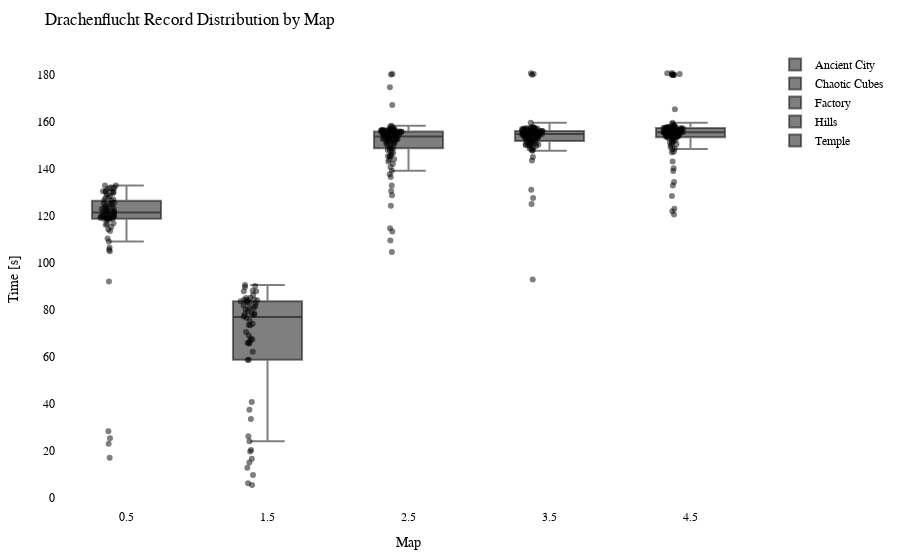

This figure's notebook cell:
### Code cell
import plotly.graph_objects as go
import plotly.io as pio

df = getRecordsDataframe(minigame="Drachenflucht")

# Calculate the offset for centering the data points
num_columns = len(df.columns)
offset = 0.5

# Create a Swarm plot using Plotly
fig = go.Figure()

for i, column in enumerate(df.columns):
    x_values = [i + offset] * len(df[column])  # Adjust x-values with offset for horizontal centering
    fig.add_trace(go.Box(x=x_values,
                         y=df[column],
                         name=column,
                         boxpoints='all',
                         pointpos=-0.5,  # Adjust point position to prevent overlapping
                         marker=dict(color='rgba(0,0,0,0.5)', size=6),  # Adjust marker color and size
                         hovertext=df.index,
                         hoverinfo='text+y'))

fig.update_layout(title="Drachenflucht Record Distribution by Map",
                  xaxis=dict(title="Map"),
                  yaxis=dict(title="Time [s]"),
                  showlegend=True,
                  font=dict(family="Arial", size=12, color="black"),  # Customize font
                  plot_bgcolor="white",  # Set background color
                  margin=dict(l=50, r=50, t=50, b=50),  # Adjust margins for better layout
                  )

pio.show(fig)

pio.write_html(fig, "out/drache_swarm_plot.html")

### Figure 1 — Plotly figure (JSON) as saved in the notebook; plotly's stock layout.template omitted (floating-point values rounded to 4 significant figures)
{"data": [{"boxpoints": "all", "hoverinfo": "text+y", "hovertext": ["20LeRe10", "agowskyy", "Allooy", "Anni808", "Axollotel", "BacardiSprite", "bawskey", "BusinessBent", "ByNetherdude", "byTobi", "cediiiiii_10", "Chander24", "Chrisi20101", "crocodile1870", "cxl1lo", "DarkCobweb", "deadfiight", "DerBaumIstDerWeg", "Dokkkkko", "Ex4cted", "Falke23_5", "Feinberg", "Fflopse", "ForceFox", "Freeeedom", "frutigall", "GamemasterNiki", "GeneralEnte06", "Gerrygames", "Gobo9", "GrafikKatze", "Grapfen", "Gummibearchen", "H1ghsay", "h4nnes", "Harold_Sensemann", "HerrDante", "Jan2220", "JennieKim", "jimmi1410", "JOW23", "Joy_8oy", "JustK1lling", "KakaMC", "Kanickelul", "Keenaai", "Kokochampi", "Kokochampo", "Kopfradio", "Krusti", "Kyuudo", "LeWi_100", "Livgo", "lizsyy", "LordAlexos", "Lubottus", "Luis_XYZ", "M0orey_0", "marbrueck", "Martomias", "Mincheeen", "MrNulfred", "Mvsk_", "Nexilus", "Ninivee", "officialryzon", "Oronor", "PedroZockt", "Picutar", "PixlNight", "PolizeiDreamy", "Radattel", "Radiokopf", "Raefinzs", "Ritokii", "rXzEr_Justin", "Sackkerl", "SB387", "schmaarek", "ScreamingBlatz", "Sebi1801", "Seemops_8", "Sey__", "Shiewk", "Snitcherella", "SpeckyCut", "StaudammAusHolz", "TheBreadHD", "Tomiokey", "tsuneee", "twitchparaskiill", "Txlentierter", "Umgfoin", "WirdNichtGeladen", "Wissender", "xBaumeisterin", "xX_Dima_ggg_Xx6", "xX_Masha_ggg_Xx9", "ymq_", "yzvm", "zTotito", "_n3d", "_Waldi_"], "marker": {"color": "rgba(0,0,0,0.5)", "size": 6}, "name": "Ancient City", "pointpos": -0.5, "type": "box", "x": [0.5, 0.5, 0.5, 0.5, 0.5, 0.5, 0.5, 0.5, 0.5, 0.5, 0.5, 0.5, 0.5, 0.5, 0.5, 0.5, 0.5, 0.5, 0.5, 0.5, 0.5, 0.5, 0.5, 0.5, 0.5, 0.5, 0.5, 0.5, 0.5, 0.5, 0.5, 0.5, 0.5, 0.5, 0.5, 0.5, 0.5, 0.5, 0.5, 0.5, 0.5, 0.5, 0.5, 0.5, 0.5, 0.5, 0.5, 0.5, 0.5, 0.5, 0.5, 0.5, 0.5, 0.5, 0.5, 0.5, 0.5, 0.5, 0.5, 0.5, 0.5, 0.5, 0.5, 0.5, 0.5, 0.5, 0.5, 0.5, 0.5, 0.5, 0.5, 0.5, 0.5, 0.5, 0.5, 0.5, 0.5, 0.5, 0.5, 0.5, 0.5, 0.5, 0.5, 0.5, 0.5, 0.5, 0.5, 0.5, 0.5, 0.5, 0.5, 0.5, 0.5, 0.5, 0.5, 0.5, 0.5, 0.5, 0.5, 0.5, 0.5, 0.5, 0.5], "y": [116.9, null, 116.3, 118.9, null, null, null, 123.2, 119.8, 124.4, 133.0, 23.01, 109.2, 127.6, 110.5, 128.1, null, null, null, 129.8, null, 123.9, 130.2, 126.7, 121.6, null, 106.5, 123.6, 131.6, 133.0, 120.7, 130.5, null, null, 125.6, 121.8, 131.9, 125.1, 114.3, null, 131.6, null, 115.3, 130.5, 122.1, 119.9, 119.6, 118.9, null, 120.7, 118.7, 125.3, 119.1, 130.2, 127.0, 119.8, 17.04, null, 122.0, 123.0, null, null, 122.0, 113.6, 118.3, null, 125.3, 131.9, null, 130.2, 119.2, null, 28.34, 105.0, 121.7, 123.4, null, 25.32, 120.4, 122.9, null, null, 128.5, 120.4, 105.7, 119.3, 121.5, null, 116.6, null, 121.0, null, 119.6, 129.0, null, 118.9, 119.1, null, 119.0, null, 92.11, 126.4, null]}, {"boxpoints": "all", "hoverinfo": "text+y", "hovertext": ["20LeRe10", "agowskyy", "Allooy", "Anni808", "Axollotel", "BacardiSprite", "bawskey", "BusinessBent", "ByNetherdude", "byTobi", "cediiiiii_10", "Chander24", "Chrisi20101", "crocodile1870", "cxl1lo", "DarkCobweb", "deadfiight", "DerBaumIstDerWeg", "Dokkkkko", "Ex4cted", "Falke23_5", "Feinberg", "Fflopse", "ForceFox", "Freeeedom", "frutigall", "GamemasterNiki", "GeneralEnte06", "Gerrygames", "Gobo9", "GrafikKatze", "Grapfen", "Gummibearchen", "H1ghsay", "h4nnes", "Harold_Sensemann", "HerrDante", "Jan2220", "JennieKim", "jimmi1410", "JOW23", "Joy_8oy", "JustK1lling", "KakaMC", "Kanickelul", "Keenaai", "Kokochampi", "Kokochampo", "Kopfradio", "Krusti", "Kyuudo", "LeWi_100", "Livgo", "lizsyy", "LordAlexos", "Lubottus", "Luis_XYZ", "M0orey_0", "marbrueck", "Martomias", "Mincheeen", "MrNulfred", "Mvsk_", "Nexilus", "Ninivee", "officialryzon", "Oronor", "PedroZockt", "Picutar", "PixlNight", "PolizeiDreamy", "Radattel", "Radiokopf", "Raefinzs", "Ritokii", "rXzEr_Justin", "Sackkerl", "SB387", "schmaarek", "ScreamingBlatz", "Sebi1801", "Seemops_8", "Sey__", "Shiewk", "Snitcherella", "SpeckyCut", "StaudammAusHolz", "TheBreadHD", "Tomiokey", "tsuneee", "twitchparaskiill", "Txlentierter", "Umgfoin", "WirdNichtGeladen", "Wissender", "xBaumeisterin", "xX_Dima_ggg_Xx6", "xX_Masha_ggg_Xx9", "ymq_", "yzvm", "zTotito", "_n3d", "_Waldi_"], "marker": {"color": "rgba(0,0,0,0.5)", "size": 6}, "name": "Chaotic Cubes", "pointpos": -0.5, "type": "box", "x": [1.5, 1.5, 1.5, 1.5, 1.5, 1.5, 1.5, 1.5, 1.5, 1.5, 1.5, 1.5, 1.5, 1.5, 1.5, 1.5, 1.5, 1.5, 1.5, 1.5, 1.5, 1.5, 1.5, 1.5, 1.5, 1.5, 1.5, 1.5, 1.5, 1.5, 1.5, 1.5, 1.5, 1.5, 1.5, 1.5, 1.5, 1.5, 1.5, 1.5, 1.5, 1.5, 1.5, 1.5, 1.5, 1.5, 1.5, 1.5, 1.5, 1.5, 1.5, 1.5, 1.5, 1.5, 1.5, 1.5, 1.5, 1.5, 1.5, 1.5, 1.5, 1.5, 1.5, 1.5, 1.5, 1.5, 1.5, 1.5, 1.5, 1.5, 1.5, 1.5, 1.5, 1.5, 1.5, 1.5, 1.5, 1.5, 1.5, 1.5, 1.5, 1.5, 1.5, 1.5, 1.5, 1.5, 1.5, 1.5, 1.5, 1.5, 1.5, 1.5, 1.5, 1.5, 1.5, 1.5, 1.5, 1.5, 1.5, 1.5, 1.5, 1.5, 1.5], "y": [67.77, null, 79.3, null, null, null, null, 80.69, 77.18, 78.46, null, 78.34, 65.68, 65.96, 24.07, 88.2, null, null, null, 89.75, 85.05, null, 80.18, 9.703, null, 37.45, 19.67, 74.07, 83.8, 84.36, null, 87.91, 73.5, null, 84.45, 81.52, 90.12, 82.61, null, null, 84.2, 5.38, 12.8, 86.31, 15.01, 67.43, 16.62, null, null, 85.16, null, 87.89, null, 77.91, null, 26.21, null, null, 78.1, null, null, null, null, 80.65, 58.76, null, null, 90.6, null, 83.02, 65.86, null, 20.31, 40.81, 83.72, null, null, 33.54, 62.16, 70.54, null, 83.36, null, 66.9, 69.19, 84.15, null, null, null, null, 81.9, null, null, null, 58.7, 75.34, null, null, null, null, 73.57, 6.115, 76.69]}, {"boxpoints": "all", "hoverinfo": "text+y", "hovertext": ["20LeRe10", "agowskyy", "Allooy", "Anni808", "Axollotel", "BacardiSprite", "bawskey", "BusinessBent", "ByNetherdude", "byTobi", "cediiiiii_10", "Chander24", "Chrisi20101", "crocodile1870", "cxl1lo", "DarkCobweb", "deadfiight", "DerBaumIstDerWeg", "Dokkkkko", "Ex4cted", "Falke23_5", "Feinberg", "Fflopse", "ForceFox", "Freeeedom", "frutigall", "GamemasterNiki", "GeneralEnte06", "Gerrygames", "Gobo9", "GrafikKatze", "Grapfen", "Gummibearchen", "H1ghsay", "h4nnes", "Harold_Sensemann", "HerrDante", "Jan2220", "JennieKim", "jimmi1410", "JOW23", "Joy_8oy", "JustK1lling", "KakaMC", "Kanickelul", "Keenaai", "Kokochampi", "Kokochampo", "Kopfradio", "Krusti", "Kyuudo", "LeWi_100", "Livgo", "lizsyy", "LordAlexos", "Lubottus", "Luis_XYZ", "M0orey_0", "marbrueck", "Martomias", "Mincheeen", "MrNulfred", "Mvsk_", "Nexilus", "Ninivee", "officialryzon", "Oronor", "PedroZockt", "Picutar", "PixlNight", "PolizeiDreamy", "Radattel", "Radiokopf", "Raefinzs", "Ritokii", "rXzEr_Justin", "Sackkerl", "SB387", "schmaarek", "ScreamingBlatz", "Sebi1801", "Seemops_8", "Sey__", "Shiewk", "Snitcherella", "SpeckyCut", "StaudammAusHolz", "TheBreadHD", "Tomiokey", "tsuneee", "twitchparaskiill", "Txlentierter", "Umgfoin", "WirdNichtGeladen", "Wissender", "xBaumeisterin", "xX_Dima_ggg_Xx6", "xX_Masha_ggg_Xx9", "ymq_", "yzvm", "zTotito", "_n3d", "_Waldi_"], "marker": {"color": "rgba(0,0,0,0.5)", "size": 6}, "name": "Factory", "pointpos": -0.5, "type": "box", "x": [2.5, 2.5, 2.5, 2.5, 2.5, 2.5, 2.5, 2.5, 2.5, 2.5, 2.5, 2.5, 2.5, 2.5, 2.5, 2.5, 2.5, 2.5, 2.5, 2.5, 2.5, 2.5, 2.5, 2.5, 2.5, 2.5, 2.5, 2.5, 2.5, 2.5, 2.5, 2.5, 2.5, 2.5, 2.5, 2.5, 2.5, 2.5, 2.5, 2.5, 2.5, 2.5, 2.5, 2.5, 2.5, 2.5, 2.5, 2.5, 2.5, 2.5, 2.5, 2.5, 2.5, 2.5, 2.5, 2.5, 2.5, 2.5, 2.5, 2.5, 2.5, 2.5, 2.5, 2.5, 2.5, 2.5, 2.5, 2.5, 2.5, 2.5, 2.5, 2.5, 2.5, 2.5, 2.5, 2.5, 2.5, 2.5, 2.5, 2.5, 2.5, 2.5, 2.5, 2.5, 2.5, 2.5, 2.5, 2.5, 2.5, 2.5, 2.5, 2.5, 2.5, 2.5, 2.5, 2.5, 2.5, 2.5, 2.5, 2.5, 2.5, 2.5, 2.5], "y": [155.2, 150.1, 151.0, 155.1, 147.4, 142.1, 156.0, 144.0, 136.6, 152.2, 180.3, 151.7, 154.1, 154.8, 167.2, 155.9, 156.4, 152.9, 156.4, 156.5, 155.2, null, 157.2, 133.0, 156.5, 152.8, 152.4, 157.1, 114.8, 156.0, 140.9, 155.6, 155.8, 180.5, 156.7, 151.4, 153.1, 154.4, 145.5, 153.7, 148.8, 158.1, 149.7, 153.1, null, 128.8, 146.1, 145.5, 152.2, 156.4, 154.5, 154.7, 151.2, 156.4, 157.1, 156.4, 143.2, 156.7, 152.6, 155.8, 152.9, 158.5, 124.4, 154.5, 148.1, 113.4, 146.8, 157.7, 155.0, 152.7, 109.5, 152.9, 155.4, 139.2, 104.6, 144.1, 155.1, 155.8, 156.3, 154.7, null, 155.8, 155.9, 155.9, 130.6, 147.9, 137.7, 156.9, 153.7, 155.6, 149.0, 148.9, 156.3, 150.8, 156.2, 154.9, 153.6, 153.9, 174.8, 155.9, 145.5, 152.6, 151.1]}, {"boxpoints": "all", "hoverinfo": "text+y", "hovertext": ["20LeRe10", "agowskyy", "Allooy", "Anni808", "Axollotel", "BacardiSprite", "bawskey", "BusinessBent", "ByNetherdude", "byTobi", "cediiiiii_10", "Chander24", "Chrisi20101", "crocodile1870", "cxl1lo", "DarkCobweb", "deadfiight", "DerBaumIstDerWeg", "Dokkkkko", "Ex4cted", "Falke23_5", "Feinberg", "Fflopse", "ForceFox", "Freeeedom", "frutigall", "GamemasterNiki", "GeneralEnte06", "Gerrygames", "Gobo9", "GrafikKatze", "Grapfen", "Gummibearchen", "H1ghsay", "h4nnes", "Harold_Sensemann", "HerrDante", "Jan2220", "JennieKim", "jimmi1410", "JOW23", "Joy_8oy", "JustK1lling", "KakaMC", "Kanickelul", "Keenaai", "Kokochampi", "Kokochampo", "Kopfradio", "Krusti", "Kyuudo", "LeWi_100", "Livgo", "lizsyy", "LordAlexos", "Lubottus", "Luis_XYZ", "M0orey_0", "marbrueck", "Martomias", "Mincheeen", "MrNulfred", "Mvsk_", "Nexilus", "Ninivee", "officialryzon", "Oronor", "PedroZockt", "Picutar", "PixlNight", "PolizeiDreamy", "Radattel", "Radiokopf", "Raefinzs", "Ritokii", "rXzEr_Justin", "Sackkerl", "SB387", "schmaarek", "ScreamingBlatz", "Sebi1801", "Seemops_8", "Sey__", "Shiewk", "Snitcherella", "SpeckyCut", "StaudammAusHolz", "TheBreadHD", "Tomiokey", "tsuneee", "twitchparaskiill", "Txlentierter", "Umgfoin", "WirdNichtGeladen", "Wissender", "xBaumeisterin", "xX_Dima_ggg_Xx6", "xX_Masha_ggg_Xx9", "ymq_", "yzvm", "zTotito", "_n3d", "_Waldi_"], "marker": {"color": "rgba(0,0,0,0.5)", "size": 6}, "name": "Hills", "pointpos": -0.5, "type": "box", "x": [3.5, 3.5, 3.5, 3.5, 3.5, 3.5, 3.5, 3.5, 3.5, 3.5, 3.5, 3.5, 3.5, 3.5, 3.5, 3.5, 3.5, 3.5, 3.5, 3.5, 3.5, 3.5, 3.5, 3.5, 3.5, 3.5, 3.5, 3.5, 3.5, 3.5, 3.5, 3.5, 3.5, 3.5, 3.5, 3.5, 3.5, 3.5, 3.5, 3.5, 3.5, 3.5, 3.5, 3.5, 3.5, 3.5, 3.5, 3.5, 3.5, 3.5, 3.5, 3.5, 3.5, 3.5, 3.5, 3.5, 3.5, 3.5, 3.5, 3.5, 3.5, 3.5, 3.5, 3.5, 3.5, 3.5, 3.5, 3.5, 3.5, 3.5, 3.5, 3.5, 3.5, 3.5, 3.5, 3.5, 3.5, 3.5, 3.5, 3.5, 3.5, 3.5, 3.5, 3.5, 3.5, 3.5, 3.5, 3.5, 3.5, 3.5, 3.5, 3.5, 3.5, 3.5, 3.5, 3.5, 3.5, 3.5, 3.5, 3.5, 3.5, 3.5, 3.5], "y": [157.5, 155.7, 150.4, 155.2, 155.3, 156.8, 152, 153.3, 151.4, 151.9, 156.3, 151.2, 153.8, 154.0, 154.9, 145.1, 151.6, 154.8, 157.7, 180.1, 155.8, null, 157.1, 149.1, 156.8, 153.6, 153.3, 154.9, 131.2, 157.5, 143.6, 156.9, 156.1, 154.7, 154.5, 150.8, 157.0, 154.9, 154.9, 153.8, 155.6, 153.7, 156.3, 154.7, 92.91, 148.4, 150.2, 149.8, 154.3, 150.7, 155.7, 157.3, 152.8, 156.9, 153.6, 157.6, 156.3, 155.7, 151.0, 156.2, 155.3, 180.5, 157.2, 148.8, 153.7, 156.0, 155.2, 180.7, 156.6, 159.7, 153.3, 150.4, 153.9, 155.7, 125.1, 151.8, 156.2, 147.8, 156.1, 153.3, null, 154.8, 157.4, 152.5, 156.5, 127.7, 148.1, 150.4, 155.5, 155.8, 152.8, 149.6, 157.5, 155.3, 155.7, 157.3, 154.6, 155.6, 155.0, 154.7, 150.4, 157.9, 155.1]}, {"boxpoints": "all", "hoverinfo": "text+y", "hovertext": ["20LeRe10", "agowskyy", "Allooy", "Anni808", "Axollotel", "BacardiSprite", "bawskey", "BusinessBent", "ByNetherdude", "byTobi", "cediiiiii_10", "Chander24", "Chrisi20101", "crocodile1870", "cxl1lo", "DarkCobweb", "deadfiight", "DerBaumIstDerWeg", "Dokkkkko", "Ex4cted", "Falke23_5", "Feinberg", "Fflopse", "ForceFox", "Freeeedom", "frutigall", "GamemasterNiki", "GeneralEnte06", "Gerrygames", "Gobo9", "GrafikKatze", "Grapfen", "Gummibearchen", "H1ghsay", "h4nnes", "Harold_Sensemann", "HerrDante", "Jan2220", "JennieKim", "jimmi1410", "JOW23", "Joy_8oy", "JustK1lling", "KakaMC", "Kanickelul", "Keenaai", "Kokochampi", "Kokochampo", "Kopfradio", "Krusti", "Kyuudo", "LeWi_100", "Livgo", "lizsyy", "LordAlexos", "Lubottus", "Luis_XYZ", "M0orey_0", "marbrueck", "Martomias", "Mincheeen", "MrNulfred", "Mvsk_", "Nexilus", "Ninivee", "officialryzon", "Oronor", "PedroZockt", "Picutar", "PixlNight", "PolizeiDreamy", "Radattel", "Radiokopf", "Raefinzs", "Ritokii", "rXzEr_Justin", "Sackkerl", "SB387", "schmaarek", "ScreamingBlatz", "Sebi1801", "Seemops_8", "Sey__", "Shiewk", "Snitcherella", "SpeckyCut", "StaudammAusHolz", "TheBreadHD", "Tomiokey", "tsuneee", "twitchparaskiill", "Txlentierter", "Umgfoin", "WirdNichtGeladen", "Wissender", "xBaumeisterin", "xX_Dima_ggg_Xx6", "xX_Masha_ggg_Xx9", "ymq_", "yzvm", "zTotito", "_n3d", "_Waldi_"], "marker": {"color": "rgba(0,0,0,0.5)", "size": 6}, "name": "Temple", "pointpos": -0.5, "type": "box", "x": [4.5, 4.5, 4.5, 4.5, 4.5, 4.5, 4.5, 4.5, 4.5, 4.5, 4.5, 4.5, 4.5, 4.5, 4.5, 4.5, 4.5, 4.5, 4.5, 4.5, 4.5, 4.5, 4.5, 4.5, 4.5, 4.5, 4.5, 4.5, 4.5, 4.5, 4.5, 4.5, 4.5, 4.5, 4.5, 4.5, 4.5, 4.5, 4.5, 4.5, 4.5, 4.5, 4.5, 4.5, 4.5, 4.5, 4.5, 4.5, 4.5, 4.5, 4.5, 4.5, 4.5, 4.5, 4.5, 4.5, 4.5, 4.5, 4.5, 4.5, 4.5, 4.5, 4.5, 4.5, 4.5, 4.5, 4.5, 4.5, 4.5, 4.5, 4.5, 4.5, 4.5, 4.5, 4.5, 4.5, 4.5, 4.5, 4.5, 4.5, 4.5, 4.5, 4.5, 4.5, 4.5, 4.5, 4.5, 4.5, 4.5, 4.5, 4.5, 4.5, 4.5, 4.5, 4.5, 4.5, 4.5, 4.5, 4.5, 4.5, 4.5, 4.5, 4.5], "y": [158.6, 155.5, 157.4, 157.1, 153.3, 155.1, 156.8, 148.5, 147.1, 157.5, 158.0, 155.9, 180.5, 180.1, 156.0, 155.7, 155.7, 155.2, 154.6, 157.5, 155.7, 120.6, 180.9, 151.2, 180.1, 159.8, 154.5, 180.2, 149.4, 158.0, 153.7, 155.6, 157.0, 157.7, 152.5, 155.7, 155.9, 155.7, 155.6, 155.8, 165.4, 156.5, 133.0, 155.6, 128.5, 140.4, 150.5, 156.9, 155.0, 143.2, 156.3, 155.5, 159.1, 180.1, 152.2, 180.7, 153.7, 158.6, 147.3, 155.1, 156.7, 154.0, 139.1, 153.6, 153.9, 123.1, 150.1, 157.8, 157.4, 156.2, 154.6, 148.6, 155.3, 153.7, 150.8, 157.7, 156.5, 153.1, 157.3, 157.5, null, 156.3, 157.2, 154.4, 151.8, 122.0, 154.0, 155.1, 154.6, 155.9, 155.7, 134.5, 158.5, 155.1, 154.0, 157.4, 153.5, 151.7, 157.6, 156.4, 153.1, 156.8, 180.2]}], "layout": {"font": {"color": "black", "family": "Arial", "size": 12}, "margin": {"b": 50, "l": 50, "r": 50, "t": 50}, "plot_bgcolor": "white", "showlegend": true, "title": {"text": "Drachenflucht Record Distribution by Map"}, "xaxis": {"title": {"text": "Map"}}, "yaxis": {"title": {"text": "Time [s]"}}}}
